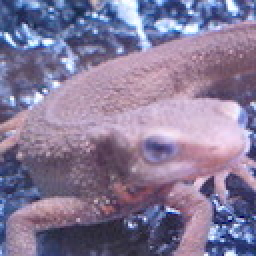
#> input picture Image_Processing_100_Questions/Question_11_20/imori.png, 128 x 128 px (shown 2 times larger)
$ python Q13_max_min_filter.py
#> lines starting #> are read from the running program, lines starting #| are printed output that depends on the picture
import cv2
import numpy as np

src = cv2.imread("imori.png")
#> src is the input picture: shape (128, 128, 3); mean B, G, R 152.8, 121.8, 134.1
height, width, channels = src.shape
#> height = 128; width = 128; channels = 3
out = np.zeros_like(src, np.uint8)

b = src[..., 0]
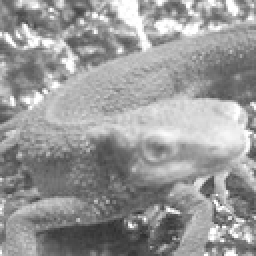
#> b: shape (128, 128) (shown 2 times larger); min 46, max 255, mean 152.8
g = src[..., 1]
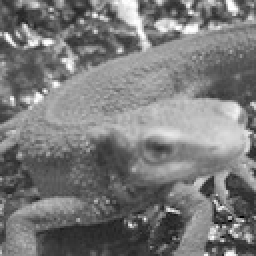
#> g: shape (128, 128) (shown 2 times larger); min 0, max 255, mean 121.8
r = src[..., 2]
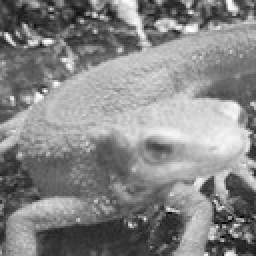
#> r: shape (128, 128) (shown 2 times larger); min 0, max 255, mean 134.1

gray = 0.2126 * r + 0.7152 * g + 0.0722 * b
gray = gray.astype(np.uint8)

kernel_size = 3

pad = kernel_size // 2
gray_pad = np.zeros((height + pad * 2, width + pad * 2), np.uint8)
gray_pad[pad: height + pad, pad: width + pad] = gray.copy()
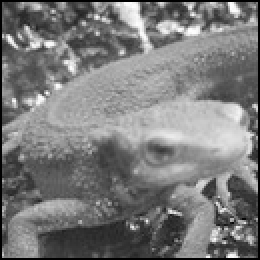
#> gray_pad: shape (130, 130) (shown 2 times larger); min 0, max 254, mean 122.3

for i in range(height):
    for j in range(width):
        out[i, j] = np.max(gray_pad[i: i + kernel_size, j: j + kernel_size]) - np.min(gray_pad[i: i + kernel_size, j: j + kernel_size])
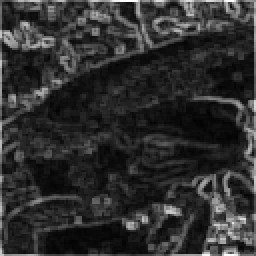
#> out: shape (128, 128, 3) (shown 2 times larger); min 2, max 254, mean 46.8

cv2.imshow("result", out)
cv2.imwrite("answer13.jpg", out)
cv2.waitKey(0)
cv2.destroyAllWindows()
